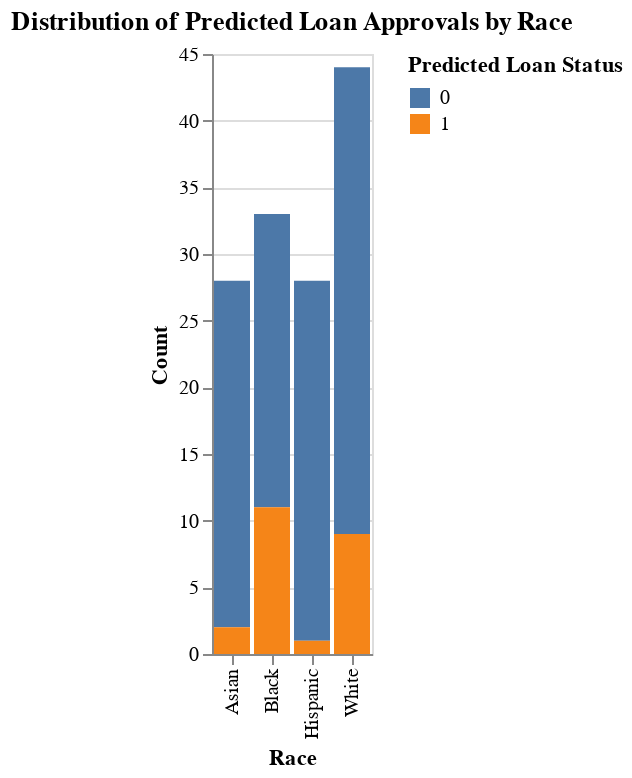

The notebook cell saved with this chart:
### Markdown cell above
### 5b. Predicted Loan Approval Distribution by Race

### Code cell
chart_pred = alt.Chart(data_test).mark_bar().encode(
    x=alt.X('Race:N', title='Race'),
    y=alt.Y('count()', title='Count'),
    color=alt.Color('predicted_label:N', title='Predicted Loan Status')
).properties(
    title='Distribution of Predicted Loan Approvals by Race'
)
chart_pred

### Figure 1 — Vega-Lite specification as saved in the notebook (floating-point values rounded to 4 significant figures; data arrays with more than 128 entries replaced by an {"elided": "..."} marker saying what was removed)
{"config": {"view": {"continuousWidth": 300, "continuousHeight": 300}}, "data": {"name": "data-5a52470ad35b0ed27f5e2b9084b945c5"}, "mark": {"type": "bar"}, "encoding": {"color": {"field": "predicted_label", "title": "Predicted Loan Status", "type": "nominal"}, "x": {"field": "Race", "title": "Race", "type": "nominal"}, "y": {"aggregate": "count", "title": "Count", "type": "quantitative"}}, "title": "Distribution of Predicted Loan Approvals by Race", "$schema": "https://vega.github.io/schema/vega-lite/v5.20.1.json", "datasets": {"data-5a52470ad35b0ed27f5e2b9084b945c5": {"elided": "133 records"}}}
